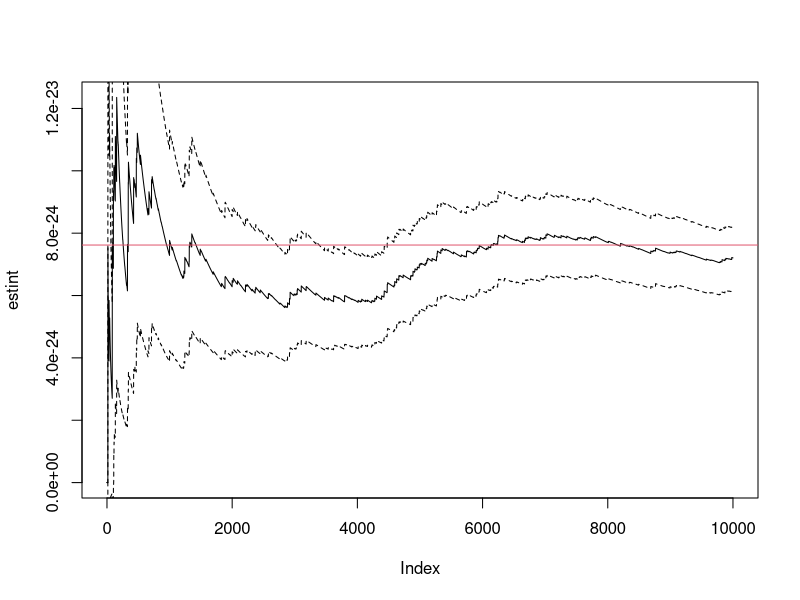

The R source for this figure:
# Normal CDF approximation using uniform density as importance function
R=1e4
y=runif(R,0,1/10)
weit=dnorm(1/y)*10 # f(x)/g(x)
estint=cumsum(weit)/1:R
se=sqrt(cumsum((weit-estint)^2))/(1:R) # sample standard error
plot(estint,t='l')
lines(estint-1.96*se,lty=2,t='l')
lines(estint+1.96*se,lty=2,t='l')
abline(h=pnorm(-10),col=2)

# function to demonstrate E[x^8] where x is N(0,1)
importance_x8=function(R, s=2){
  x=rnorm(R)
  est=cumsum(x^8)/1:R # running mean
  err=sqrt(cumsum((x^8-est)^2))/1:R # running s.e.
  plot(est,t='l',col=2,lwd=2,ylim=c(min(est-2*err),max(est+2*err)))
  lines(est-1.96*err,col=2,lty=2);lines(est+1.96*err,col=2,lty=2);
  # now repeat using importance function N(0,s)
  xg=x*s # use the same samples and adjust the variance
  weit=dnorm(xg)/dnorm(xg,0,s) # f(x)/g(x)
  phi=xg^8
  estg=cumsum(phi*weit)/1:R # running mean
  errg=sqrt(cumsum((xg^8*weit-estg)^2))/1:R # running s.e.
  lines(estg,t='l',col=4);lines(estg-1.96*errg,col=4,lty=2);lines(estg+1.96*errg,col=4,lty=2);
  abline(h=105) # true expected value of x^8 is 105*sd(x)^8
}

track_estimate=function(samps,col="black"){
  R=length(samps)
  est=cumsum(samps)/1:R # running sample mean
  err=sqrt(cumsum((samps-est)^2))/1:R # running sample standard error
  plot(est,t='l',lwd=2,ylim=c(min(est-2*err),max(est+2*err)),xlab="n",ylab="Monte Carlo Estimate")
  lines(est-1.96*err,col=col,lty=2);lines(est+1.96*err,col=col,lty=2);
  legend("topright", col=col, lty=c(1,2), lwd=2, cex=1.5, 
         legend=do.call('expression',list(
         bquote(paste(hat(theta)[n])),
         bquote(paste(hat(theta)[n](f)," +/- 1.96 se",)))))
}
